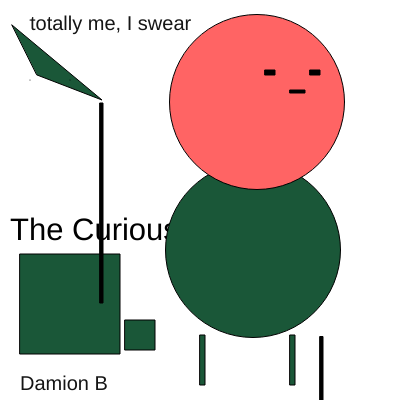
Frame 1 (no input)
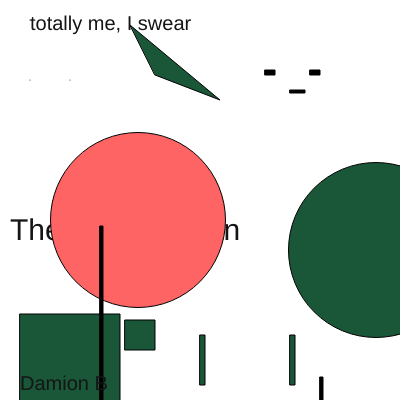
Frame 60 (no input)
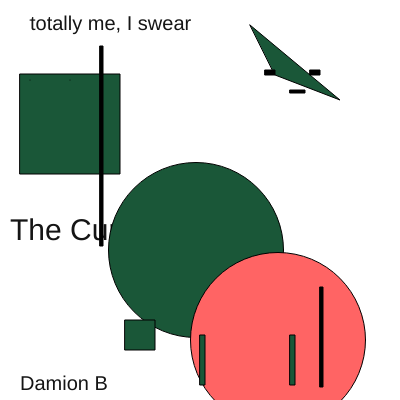
Frame 120 (the mouse pressed at the canvas centre since frame 60)

The p5.js sketch that drew these frames (run headless with seeded random() and noise() and a simulated clock; from frame 60 on, the mouse is pressed at the canvas centre):

// p5.js sketch
// ── sketch.js
//let's redo this and organize things much better. 
// Colors
var redColor = 123;
var greenColor = 39;
var blueColor = 21;
// SHAPE POSITIONS
var greenCircleX = 250;  
var greenTriangleX = 10; 
var bigSquareY = 250;    
var blackRectY = 335;   
var blackRectX = 100;  
var pinkCircleX = 250;   
var pinkCircleY = 100;
// MOVEMENT SPEEDS
var move1 = 3;
var move2 = 2;
var move3 = 4;
var move4 = 1.5;
var diagX = 7;
var diagY = 2;
// TEXT SIZE 
var titleSize = 30;
var titleGrow = true;
var steps =0;
function setup() {
  createCanvas(400, 400);
}
function draw() {
  background(255);
  // --- TITLE TEXT SIZE CHANGE ---
  if (titleGrow) {
    titleSize++;
    steps++;
    if (steps >= 5) {
      titleGrow = false;
    }
  } else {
    titleSize = 30;
    steps--;
    if (steps <= 0) {
      titleGrow = true;
    }
  }
  // DRAW TITLE
  textSize(titleSize);
  text('The Curious Man', 10, 240);
   // Black REC Left (left-right)
  blackRectX += move1;
  if (blackRectX > width || blackRectX < 0) move1 *= -1;
  // Big GREEN CIRCLE (left-right)
  greenCircleX += move1;
  if (greenCircleX > width || greenCircleX < 0) move1 *= -1;
  // Big GREEN TRIANGLE (left-right)
  greenTriangleX += move2;
  if (greenTriangleX > width || greenTriangleX < 0) move2 *= -1;
  // Big SQUARE (up-down)
  bigSquareY += move3;
  if (bigSquareY > height || bigSquareY < 0) move3 *= -1;
  // Black REC bottom left (up-down)
  blackRectY += move4;
  if (blackRectY > height || blackRectY < 0) move4 *= -1;
  // PINK CIRCLE (diagonal)
  pinkCircleX += diagX;
  pinkCircleY += diagY;
  if (pinkCircleX > width || pinkCircleX < 0) diagX *= -1;
  if (pinkCircleY > height || pinkCircleY < 0) diagY *= -1;
  // big green circle
  fill(26, 87, 56);
  circle(greenCircleX, 250, 175);
  // pinkish circle (diagonal)
  fill(255, 100, 100);
  circle(pinkCircleX, pinkCircleY, 175);
  // big square bottom-left (up-down)
  fill(26, 87, 56);
  square(20, bigSquareY, 100);
  // small black vertical rectangle (up-down)
  fill(0);
  rect(320, blackRectY, 3, 100);
   rect(100, blackRectX, 3, 200);
  // big green triangle (left-right)
  fill(26, 87, 56);
  triangle(greenTriangleX, 25, greenTriangleX + 90, 100, greenTriangleX + 25, 75);
  // HANDS + FACE CIRCLE (static)
  square(125,320, 30);
  fill(255);
  //Right eye
 fill(0, 0, 0);
  rect(265,70, 10,5);
//Left eye
   fill(0, 0, 0);
  rect(310, 70, 10, 5);
  //Mouth
   fill(0, 0, 0);
  rect(290,90,15, 3);
  //Legs
   fill(26, 87, 56);
   rect(200,335,5,50);
    rect(290,335,5,50);
    //Points
     // 1
  let a = createVector(30, 20);
  point(a);

  // 2
  let b = createVector(70, 20);
  point(b);

  // 3
  let c = createVector(70, 80);
  point(c);

  // 4
  let d = createVector(30, 80);
  point(d);
  //I don't see the point to these..
  fill(blueColor);
  textSize(20);
  text('totally me, I swear', 30, 30);
  text('Damion B', 20, 390);
  // I've found that if I have the preview open as I work things are much easier to understand..
  //This stuff is so outside my wheel house, I think I'm calling it for this. 

  //Note to self - I would like to know how to slow down the "Curious man text" we can figure it out later. 
  //Extra Note - *= -1; reverses the direction of an object, so remember this. 
}
